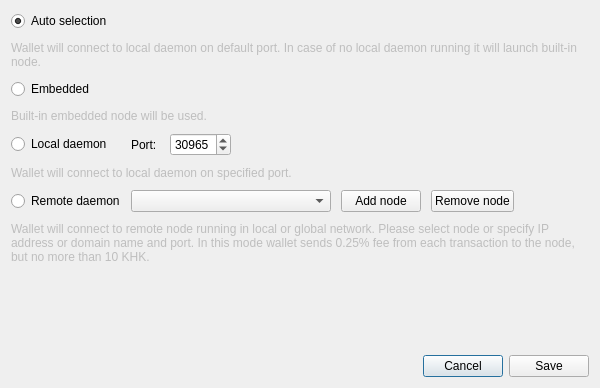
<?xml version="1.0" encoding="UTF-8"?>
<ui version="4.0">
 <class>ConnectionSettingsDialog</class>
 <widget class="QDialog" name="ConnectionSettingsDialog">
  <property name="windowModality">
   <enum>Qt::ApplicationModal</enum>
  </property>
  <property name="geometry">
   <rect>
    <x>0</x>
    <y>0</y>
    <width>600</width>
    <height>388</height>
   </rect>
  </property>
  <property name="windowTitle">
   <string>Connection settings</string>
  </property>
  <layout class="QGridLayout" name="gridLayout_2">
   <item row="2" column="0">
    <layout class="QHBoxLayout" name="horizontalLayout">
     <item>
      <spacer name="horizontalSpacer">
       <property name="orientation">
        <enum>Qt::Horizontal</enum>
       </property>
       <property name="sizeHint" stdset="0">
        <size>
         <width>40</width>
         <height>20</height>
        </size>
       </property>
      </spacer>
     </item>
     <item>
      <widget class="QPushButton" name="connectionCancelButton">
       <property name="text">
        <string>Cancel</string>
       </property>
      </widget>
     </item>
     <item>
      <widget class="QPushButton" name="connectionSaveButton">
       <property name="text">
        <string>Save</string>
       </property>
      </widget>
     </item>
    </layout>
   </item>
   <item row="0" column="0">
    <layout class="QGridLayout" name="gridLayout">
     <property name="sizeConstraint">
      <enum>QLayout::SetMaximumSize</enum>
     </property>
     <property name="verticalSpacing">
      <number>10</number>
     </property>
     <item row="0" column="0">
      <widget class="QRadioButton" name="radioButton_1">
       <property name="enabled">
        <bool>true</bool>
       </property>
       <property name="text">
        <string>Auto selection</string>
       </property>
       <property name="checked">
        <bool>true</bool>
       </property>
      </widget>
     </item>
     <item row="1" column="0" colspan="2">
      <widget class="QLabel" name="label">
       <property name="enabled">
        <bool>false</bool>
       </property>
       <property name="text">
        <string>Wallet will connect to local daemon on default port. In case of no local daemon running it will launch built-in node.</string>
       </property>
       <property name="wordWrap">
        <bool>true</bool>
       </property>
      </widget>
     </item>
     <item row="2" column="0">
      <widget class="QRadioButton" name="radioButton_2">
       <property name="text">
        <string>Embedded</string>
       </property>
      </widget>
     </item>
     <item row="3" column="0" colspan="2">
      <widget class="QLabel" name="label_2">
       <property name="enabled">
        <bool>false</bool>
       </property>
       <property name="text">
        <string>Built-in embedded node will be used.</string>
       </property>
       <property name="wordWrap">
        <bool>true</bool>
       </property>
      </widget>
     </item>
     <item row="4" column="0">
      <widget class="QRadioButton" name="radioButton_3">
       <property name="text">
        <string>Local daemon</string>
       </property>
      </widget>
     </item>
     <item row="4" column="1">
      <layout class="QHBoxLayout" name="horizontalLayout_2">
       <property name="spacing">
        <number>10</number>
       </property>
       <item>
        <widget class="QLabel" name="label_3">
         <property name="text">
          <string>Port: </string>
         </property>
        </widget>
       </item>
       <item>
        <widget class="QSpinBox" name="m_localDaemonPort">
         <property name="minimum">
          <number>0</number>
         </property>
         <property name="maximum">
          <number>65535</number>
         </property>
         <property name="value">
          <number>30965</number>
         </property>
         <property name="displayIntegerBase">
          <number>10</number>
         </property>
        </widget>
       </item>
       <item>
        <spacer name="horizontalSpacer_2">
         <property name="orientation">
          <enum>Qt::Horizontal</enum>
         </property>
         <property name="sizeHint" stdset="0">
          <size>
           <width>40</width>
           <height>20</height>
          </size>
         </property>
        </spacer>
       </item>
      </layout>
     </item>
     <item row="5" column="0" colspan="2">
      <widget class="QLabel" name="label_4">
       <property name="enabled">
        <bool>false</bool>
       </property>
       <property name="text">
        <string>Wallet will connect to local daemon on specified port.</string>
       </property>
       <property name="wordWrap">
        <bool>true</bool>
       </property>
      </widget>
     </item>
     <item row="6" column="0">
      <widget class="QRadioButton" name="radioButton_4">
       <property name="text">
        <string>Remote daemon</string>
       </property>
      </widget>
     </item>
     <item row="6" column="1">
      <layout class="QHBoxLayout" name="horizontalLayout_3">
       <property name="spacing">
        <number>10</number>
       </property>
       <item>
        <widget class="QComboBox" name="remoteNodesComboBox">
         <property name="minimumSize">
          <size>
           <width>200</width>
           <height>0</height>
          </size>
         </property>
         <property name="editable">
          <bool>false</bool>
         </property>
         <property name="insertPolicy">
          <enum>QComboBox::InsertAtTop</enum>
         </property>
        </widget>
       </item>
       <item>
        <widget class="QPushButton" name="addNodeButton">
         <property name="text">
          <string>Add node</string>
         </property>
         <property name="icon">
          <iconset resource="../../resources.qrc">
           <normaloff>:/icons/add</normaloff>:/icons/add</iconset>
         </property>
        </widget>
       </item>
       <item>
        <widget class="QPushButton" name="removeNodeButton">
         <property name="text">
          <string>Remove node</string>
         </property>
         <property name="icon">
          <iconset resource="../../resources.qrc">
           <normaloff>:/icons/remove</normaloff>:/icons/remove</iconset>
         </property>
        </widget>
       </item>
       <item>
        <spacer name="horizontalSpacer_3">
         <property name="orientation">
          <enum>Qt::Horizontal</enum>
         </property>
         <property name="sizeHint" stdset="0">
          <size>
           <width>40</width>
           <height>20</height>
          </size>
         </property>
        </spacer>
       </item>
      </layout>
     </item>
     <item row="7" column="0" colspan="2">
      <widget class="QLabel" name="label_5">
       <property name="enabled">
        <bool>false</bool>
       </property>
       <property name="sizePolicy">
        <sizepolicy hsizetype="Preferred" vsizetype="MinimumExpanding">
         <horstretch>0</horstretch>
         <verstretch>0</verstretch>
        </sizepolicy>
       </property>
       <property name="minimumSize">
        <size>
         <width>0</width>
         <height>40</height>
        </size>
       </property>
       <property name="text">
        <string>Wallet will connect to remote node running in local or global network. Please select node or specify IP address or domain name and port. In this mode wallet sends 0.25% fee from each transaction to the node, but no more than 10 KHK.</string>
       </property>
       <property name="wordWrap">
        <bool>true</bool>
       </property>
      </widget>
     </item>
    </layout>
   </item>
   <item row="1" column="0">
    <spacer name="verticalSpacer">
     <property name="orientation">
      <enum>Qt::Vertical</enum>
     </property>
     <property name="sizeHint" stdset="0">
      <size>
       <width>20</width>
       <height>40</height>
      </size>
     </property>
    </spacer>
   </item>
  </layout>
 </widget>
 <resources>
  <include location="../../resources.qrc"/>
 </resources>
 <connections>
  <connection>
   <sender>connectionCancelButton</sender>
   <signal>clicked()</signal>
   <receiver>ConnectionSettingsDialog</receiver>
   <slot>reject()</slot>
   <hints>
    <hint type="sourcelabel">
     <x>549</x>
     <y>259</y>
    </hint>
    <hint type="destinationlabel">
     <x>338</x>
     <y>140</y>
    </hint>
   </hints>
  </connection>
  <connection>
   <sender>connectionSaveButton</sender>
   <signal>clicked()</signal>
   <receiver>ConnectionSettingsDialog</receiver>
   <slot>accept()</slot>
   <hints>
    <hint type="sourcelabel">
     <x>630</x>
     <y>259</y>
    </hint>
    <hint type="destinationlabel">
     <x>338</x>
     <y>140</y>
    </hint>
   </hints>
  </connection>
  <connection>
   <sender>addNodeButton</sender>
   <signal>clicked()</signal>
   <receiver>ConnectionSettingsDialog</receiver>
   <slot>addNodeClicked()</slot>
   <hints>
    <hint type="sourcelabel">
     <x>361</x>
     <y>153</y>
    </hint>
    <hint type="destinationlabel">
     <x>290</x>
     <y>135</y>
    </hint>
   </hints>
  </connection>
  <connection>
   <sender>removeNodeButton</sender>
   <signal>clicked()</signal>
   <receiver>ConnectionSettingsDialog</receiver>
   <slot>removeNodeClicked()</slot>
   <hints>
    <hint type="sourcelabel">
     <x>459</x>
     <y>177</y>
    </hint>
    <hint type="destinationlabel">
     <x>299</x>
     <y>193</y>
    </hint>
   </hints>
  </connection>
 </connections>
</ui>
